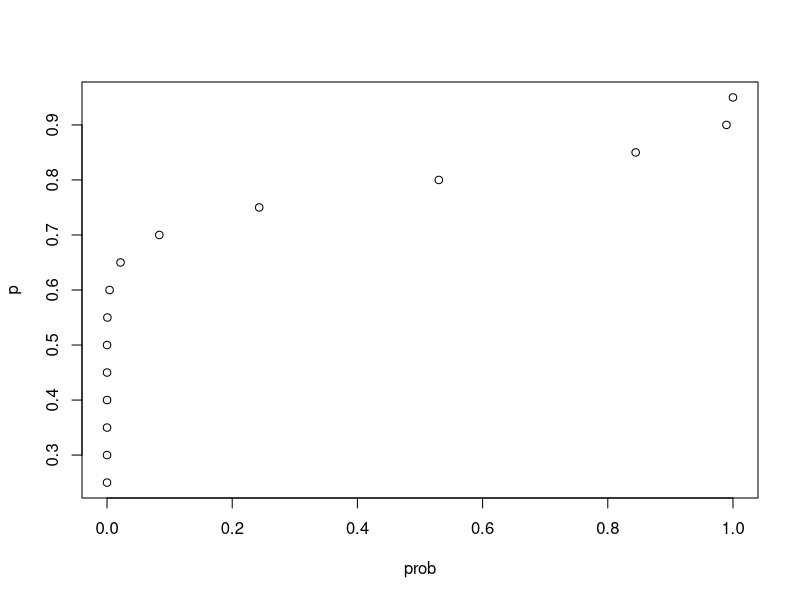

Write R code to recreate this figure. (Note: this script raises an error after producing the figure.)
# This is a 6-part question asking you to determine some probabilities of what happens when a student guessed for all of their answers on the SAT. Use the information below to inform your answers for the following questions.
# An old version of the SAT college entrance exam had a -0.25 point penalty for every incorrect answer and awarded 1 point for a correct answer. 
# The quantitative test consisted of 44 multiple-choice questions each with 5 answer choices. Suppose a student chooses answers by guessing for all questions on the test.
points_incorrect <- -0.25
points_correct <- 1
q <- 4/5
p <- 1/5
n <- 44


# 1) What is the probability of guessing correctly for one question?
p
## 0.2

# 2) What is the expected value of points for guessing on one question?
E_X1 <- points_correct*p + points_incorrect*q
E_X1
## 0

# 3) What is the expected score of guessing on all 44 questions?
mu <- n*E_X1
mu
## 0

# 4) What is the standard error of guessing on all 44 questions?
sigma <- sqrt(n) * abs(-0.25-1)*sqrt(p*q)
sigma
## 3.316625

# 5) Use the Central Limit Theorem to determine the probability that a guessing student scores 8 points or higher on the test.
1- pnorm(8, mu, sigma)
## 0.007930666

# 6) Set the seed to 21, then run a Monte Carlo simulation of 10,000 students guessing on the test.
# What is the probability that a guessing student scores 8 points or higher?
set.seed(21)
B <- 10000
sim <- replicate(B, {
  X <- sample(c(points_correct, points_incorrect), n, replace = TRUE, prob = c(p, q))
  sum(X)
})
mean(sim >= 8)



# The SAT was recently changed to reduce the number of multiple choice options from 5 to 4 and also to eliminate the penalty for guessing.
# In this two-part question, you'll explore how that affected the expected values for the test.
points <- 1
q_new <- 3/4
p_new <- 1/4
n <- 44

# 7) Suppose that the number of multiple choice options is 4 and that there is no penalty for guessing - that is, an incorrect question gives a score of 0.
# What is the expected value of the score when guessing on this new test?
E_Y <- n*(p_new*points)
E_Y
## 11

# 8) Consider a range of correct answer probabilities p <- seq(0.25, 0.95, 0.05) representing a range of student skills.
# What is the lowest p such that the probability of scoring over 35 exceeds 80%?
p <- seq(0.25, 0.95, 0.05)
E <- n*p*points
S <- sqrt(n) * abs(0-1)*sqrt(p*(1-p))
prob <- 1 - pnorm(35, E, S)
data.frame(p = p, over35 = prob)
plot(prob, p)
## 0.85
#  Their code:
p <- seq(0.25, 0.95, 0.05)
exp_val <- sapply(p, function(x){
  mu <- n * a*x + b*(1-x)
  sigma <- sqrt(n) * abs(b-a) * sqrt(x*(1-x))
  1-pnorm(35, mu, sigma)
})

min(p[which(exp_val > 0.8)])



################################################ Betting on Roulette ################################################
# A casino offers a House Special bet on roulette, which is a bet on five pockets (00, 0, 1, 2, 3) out of 38 total pockets. 
# The bet pays out 6 to 1. In other words, a losing bet yields -$1 and a successful bet yields $6. 
# A gambler wants to know the chance of losing money if he places 500 bets on the roulette House Special.
p <- 5/38
q <- 1-p
wins <- 6
loses <- -1
n <- 500

# 1) What is the expected value of the payout for one bet?
mu <- wins*p + loses*q
mu
## -0.07894737

# 2) What is the standard error of the payout for one bet?
SE_X1 <- abs(wins-loses)*sqrt(p*q)
SE_X1 
## 2.366227

# 3) What is the expected value of the average payout over 500 bets?
# Remember there is a difference between expected value of the average and expected value of the sum.
mu
## -0.07894737

# 4) What is the standard error of the average payout over 500 bets?
# Remember there is a difference between the standard error of the average and standard error of the sum.
SE_X1/sqrt(500)
## 0.1058209

# 5) What is the expected value of the sum of 500 bets?
n*mu
## -39.47368

# 6) What is the standard error of the sum of 500 bets?
sqrt(n)*SE_X1
## sqrt(n)

# 7) Use pnorm() with the expected value of the sum and standard error of the sum to calculate the probability of losing money over 500 bets, P(X<=0).
pnorm(0, n*mu, sqrt(n)*SE_X1)
## 0.7721805


